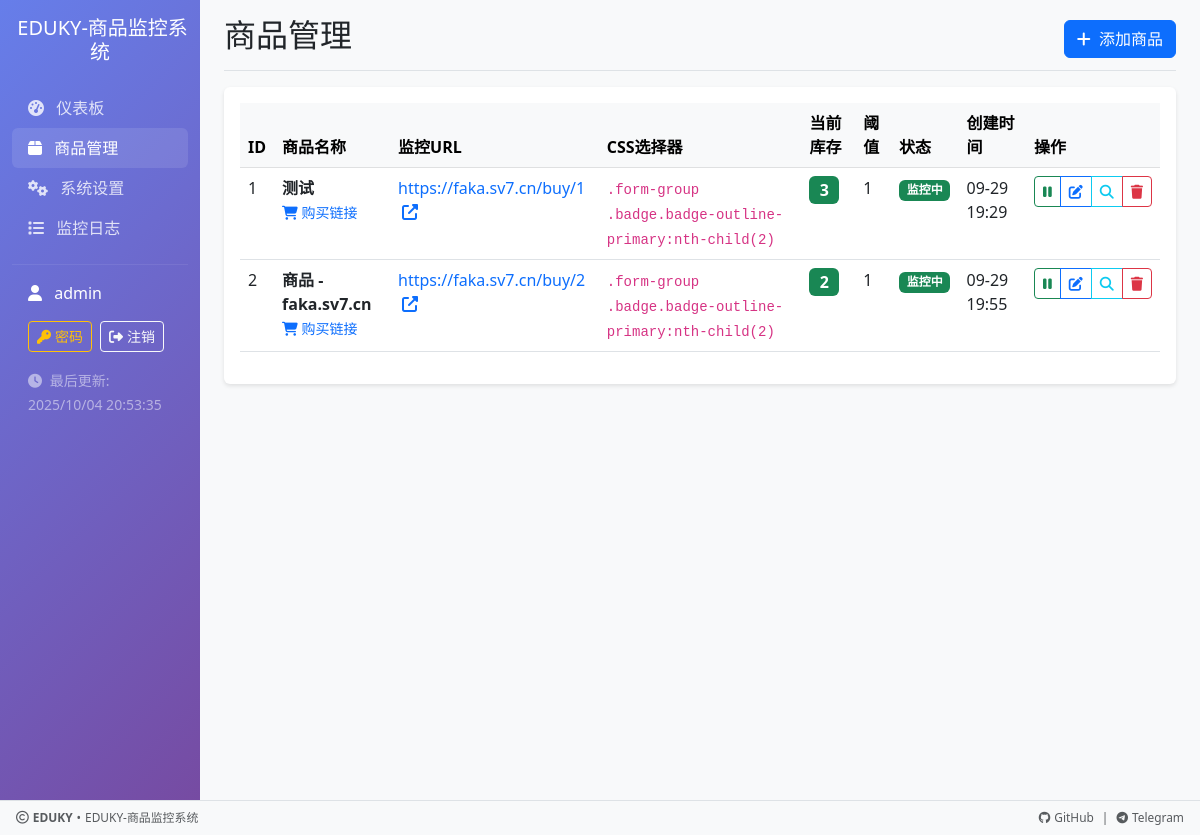
Screenshot of /products (signed in) with the database file from the repository.
### main.py (models this page shows, shortened)
class User(db.Model):
    __tablename__ = 'users'
    id = db.Column(db.Integer, primary_key=True)
    username = db.Column(db.String(80), unique=True, nullable=False)
    password_hash = db.Column(db.String(120), nullable=False)
    is_active = db.Column(db.Boolean, default=True)
    created_at = db.Column(db.DateTime, default=lambda: get_internet_time().replace(tzinfo=None))
    last_login = db.Column(db.DateTime)
    must_change_password = db.Column(db.Boolean, default=True)  # 强制修改密码标记

class Product(db.Model):
    __tablename__ = 'products'
    id = db.Column(db.Integer, primary_key=True)
    name = db.Column(db.String(200), nullable=False)
    url = db.Column(db.String(500), nullable=False)
    target_selector = db.Column(db.String(200), nullable=False)
    current_stock = db.Column(db.Integer, default=0)
    last_stock = db.Column(db.Integer, default=0)
    threshold = db.Column(db.Integer, default=1)
    is_active = db.Column(db.Boolean, default=True)
    created_at = db.Column(db.DateTime, default=lambda: get_internet_time().replace(tzinfo=None))
    updated_at = db.Column(db.DateTime, default=lambda: get_internet_time().replace(tzinfo=None))
    buy_url = db.Column(db.String(500))
    version = db.Column(db.Integer, default=1)

### main.py (the view)
@app.route('/products')
@login_required
def products():
    products = Product.query.all()
    return render_template('products.html', products=products)

### main.py (called while the page is built)
@app.template_filter('china_time_short')
def china_time_short_filter(dt):
    if dt is None:
        return ''
    if dt.tzinfo is None:
        dt = pytz.utc.localize(dt)
    china_time = dt.astimezone(CHINA_TZ)
    return china_time.strftime('%m-%d %H:%M')

### web/templates/products.html (shortened to what this page needs)
{% extends "base.html" %}
{% block page_title %}商品管理{% endblock %}
{% block page_actions %}
<a href="{{ url_for('add_product') }}" class="btn btn-primary">
    <i class="fas fa-plus me-1"></i>
    添加商品
</a>
{% endblock %}
{% block content %}
<div class="row">
    <div class="col-12">
        <div class="card">
            <div class="card-body">
                {% if products %}
                <div class="table-responsive">
                    <table class="table table-hover">
                        <thead class="table-light">
                            <tr>
                                <th>ID</th>
                                <th>商品名称</th>
                                <th>监控URL</th>
                                <th>CSS选择器</th>
                                <th>当前库存</th>
                                <th>阈值</th>
                                <th>状态</th>
                                <th>创建时间</th>
                                <th>操作</th>
                            </tr>
                        </thead>
                        <tbody>
                            {% for product in products %}
                            <tr data-product-id="{{ product.id }}">
                                <td>{{ product.id }}</td>
                                <td>
                                    <strong>{{ product.name }}</strong>
                                    {% if product.buy_url %}
                                    <br>
                                    <small>
                                        <a href="{{ product.buy_url }}" target="_blank" class="text-decoration-none">
                                            <i class="fas fa-shopping-cart"></i> 购买链接
                                        </a>
                                    </small>
                                    {% endif %}
                                </td>
                                <td>
                                    <a href="{{ product.url }}" target="_blank" class="text-decoration-none">
                                        {{ product.url[:50] }}{% if product.url|length > 50 %}...{% endif %}
                                        <i class="fas fa-external-link-alt ms-1"></i>
                                    </a>
                                </td>
                                <td>
                                    <code>{{ product.target_selector }}</code>
                                </td>
                                <td>
                                    <span class="badge bg-{% if product.current_stock > 0 %}success{% else %}danger{% endif %} fs-6">
                                        {{ product.current_stock }}
                                    </span>
                                </td>
                                <td>{{ product.threshold }}</td>
                                <td>
                                    <span class="badge bg-{{ 'success' if product.is_active else 'secondary' }}">
                                        {{ '监控中' if product.is_active else '已暂停' }}
                                    </span>
                                </td>
                                <td>{{ product.created_at|china_time_short if product.created_at else '-' }}</td>
                                <td>
                                    <div class="btn-group btn-group-sm" role="group">
                                        <button type="button" class="btn btn-outline-{{ 'success' if product.is_active else 'warning' }}"
                                                data-product-id="{{ product.id }}"
                                                data-product-name="{{ product.name }}"
                                                onclick="toggleProductStatus(this)"
                                                title="{{ '暂停监控' if product.is_active else '启用监控' }}">
                                            <i class="fas fa-{{ 'pause' if product.is_active else 'play' }}"></i>
                                        </button>
                                        <a href="{{ url_for('edit_product', id=product.id) }}" class="btn btn-outline-primary" title="编辑">
                                            <i class="fas fa-edit"></i>
                                        </a>
                                        <button type="button" class="btn btn-outline-info" data-product-id="{{ product.id }}" onclick="testMonitor(this)" title="测试监控">
                                            <i class="fas fa-search"></i>
                                        </button>
                                        <button type="button" class="btn btn-outline-danger" data-product-id="{{ product.id }}" data-product-name="{{ product.name }}" onclick="deleteProduct(this)" title="删除">
                                            <i class="fas fa-trash"></i>
                                        </button>
                                    </div>
                                </td>
                            </tr>
                            {% endfor %}
                        </tbody>
                    </table>
                </div>
                {% endif %}
            </div>
        </div>
    </div>
</div>
{% endblock %}

### web/templates/base.html (shortened to what this page needs)
<!DOCTYPE html>
<html lang="zh-CN">
<head>
    <link href="https://cdn.bootcdn.net/ajax/libs/bootstrap/5.3.0/css/bootstrap.min.css" rel="stylesheet">
    <link href="https://cdn.bootcdn.net/ajax/libs/font-awesome/6.4.0/css/all.min.css" rel="stylesheet">
    <link href="https://cdn.jsdelivr.net/npm/sweetalert2@11.7.12/dist/sweetalert2.min.css" rel="stylesheet">
</head>
<body>
    <div class="container-fluid main-container">
        <div class="row">
            <nav class="col-md-3 col-lg-2 d-md-block sidebar collapse">
                <div class="position-sticky pt-3">
                    <div class="text-center mb-4">
                        <h5 class="text-white">
                            EDUKY-商品监控系统
                        </h5>
                    </div>
                    <ul class="nav flex-column">
                        <li class="nav-item">
                            <a class="nav-link {% if request.endpoint == 'index' %}active{% endif %}" href="{{ url_for('index') }}">
                                <i class="fas fa-tachometer-alt me-2"></i>
                                仪表板
                            </a>
                        </li>
                        <li class="nav-item">
                            <a class="nav-link {% if request.endpoint in ['products', 'add_product', 'edit_product'] %}active{% endif %}" href="{{ url_for('products') }}">
                                <i class="fas fa-box me-2"></i>
                                商品管理
                            </a>
                        </li>
                        <li class="nav-item">
                            <a class="nav-link {% if request.endpoint == 'settings' %}active{% endif %}" href="{{ url_for('settings') }}">
                                <i class="fas fa-cogs me-2"></i>
                                系统设置
                            </a>
                        </li>
                        <li class="nav-item">
                            <a class="nav-link {% if request.endpoint == 'logs_page' %}active{% endif %}" href="{{ url_for('logs_page') }}">
                                <i class="fas fa-list me-2"></i>
                                监控日志
                            </a>
                        </li>
                    </ul>
                    <hr class="my-3" style="border-color: rgba(255,255,255,0.3);">
                    <div class="px-3 mb-3">
                        <div class="text-white mb-3">
                            <i class="fas fa-user me-2"></i>
                            {{ session.username or 'admin' }}
                        </div>
                        <div class="d-flex gap-2">
                            <button class="btn btn-outline-warning btn-sm" onclick="showChangePasswordModal()" title="修改密码">
                                <i class="fas fa-key me-1"></i>密码
                            </button>
                            <a href="{{ url_for('logout') }}" class="btn btn-outline-light btn-sm" title="注销登录">
                                <i class="fas fa-sign-out-alt me-1"></i>注销
                            </a>
                        </div>
                    </div>
                    <div class="px-3">
                        <small class="text-white-50">
                            <i class="fas fa-clock me-1"></i>
                            最后更新: <span id="lastUpdate"></span>
                        </small>
                    </div>
                </div>
            </nav>
            <main class="col-md-9 ms-sm-auto col-lg-10 px-md-4 content-wrapper">
                <div class="d-flex justify-content-between flex-wrap flex-md-nowrap align-items-center pt-3 pb-2 mb-3 border-bottom">
                    <h1 class="h2">{% block page_title %}仪表板{% endblock %}</h1>
                    <div class="btn-toolbar mb-2 mb-md-0">
                        {% block page_actions %}{% endblock %}
                    </div>
                </div>
                {% block content %}{% endblock %}
            </main>
        </div>
    </div>
    <footer class="bg-light border-top mt-auto py-2">
        <div class="container-fluid px-3">
            <div class="row align-items-center">
                <div class="col-md-8">
                    <small class="text-muted d-flex align-items-center">
                        <i class="far fa-copyright me-1" style="font-size: 0.8rem;"></i>
                        <strong>EDUKY</strong>
                        <span class="mx-1">•</span>
                        EDUKY-商品监控系统
                    </small>
                </div>
                <div class="col-md-4 text-md-end mt-1 mt-md-0">
                    <div class="d-flex justify-content-md-end justify-content-start align-items-center gap-2">
                        <a href="https://github.com/eduky/faka-monitor"
                           target="_blank"
                           class="text-decoration-none text-muted small"
                           title="查看GitHub项目">
                            <i class="fab fa-github me-1"></i>GitHub
                        </a>
                        <span class="text-muted small">|</span>
                        <a href="https://t.me/eduKaiYuan"
                           target="_blank"
                           class="text-decoration-none text-muted small"
                           title="加入Telegram频道">
                            <i class="fab fa-telegram me-1"></i>Telegram
                        </a>
                    </div>
                </div>
            </div>
        </div>
    </footer>
</body>
</html>

### web/templates/base.html (style rules this page uses)
.card { transition: transform 0.2s; border: none; box-shadow: 0 2px 4px rgba(0,0,0,0.1); }
.sidebar { min-height: 100vh; background: linear-gradient(135deg, #667eea 0%, #764ba2 100%); }
.sidebar .nav-link { color: rgba(255,255,255,0.8); transition: all 0.3s; }
.sidebar .nav-link:hover, .sidebar .nav-link.active { color: #fff; background-color: rgba(255,255,255,0.1); border-radius: 0.375rem; }
.content-wrapper { background-color: #f8f9fa; min-height: calc(100vh - 45px); }
body { display: flex; flex-direction: column; min-height: 100vh; }
.main-container { flex: 1; }
footer { margin-top: auto; font-size: 0.85rem; }
footer a { transition: color 0.2s ease; font-size: 0.8rem; }

### rows the page displays
User: username "admin"
Product: id "1", name "测试", url "https://faka.sv7.cn/buy/1", target_selector ".form-group .badge.badge-outline-primary:nth-child(2)", current_stock "3", threshold "1", is_active "监控中", created_at|china_time_short "09-29 19:29"
Product: id "2", name "商品 - faka.sv7.cn", url "https://faka.sv7.cn/buy/2", target_selector ".form-group .badge.badge-outline-primary:nth-child(2)", current_stock "2", threshold "1", is_active "监控中", created_at|china_time_short "09-29 19:55"
